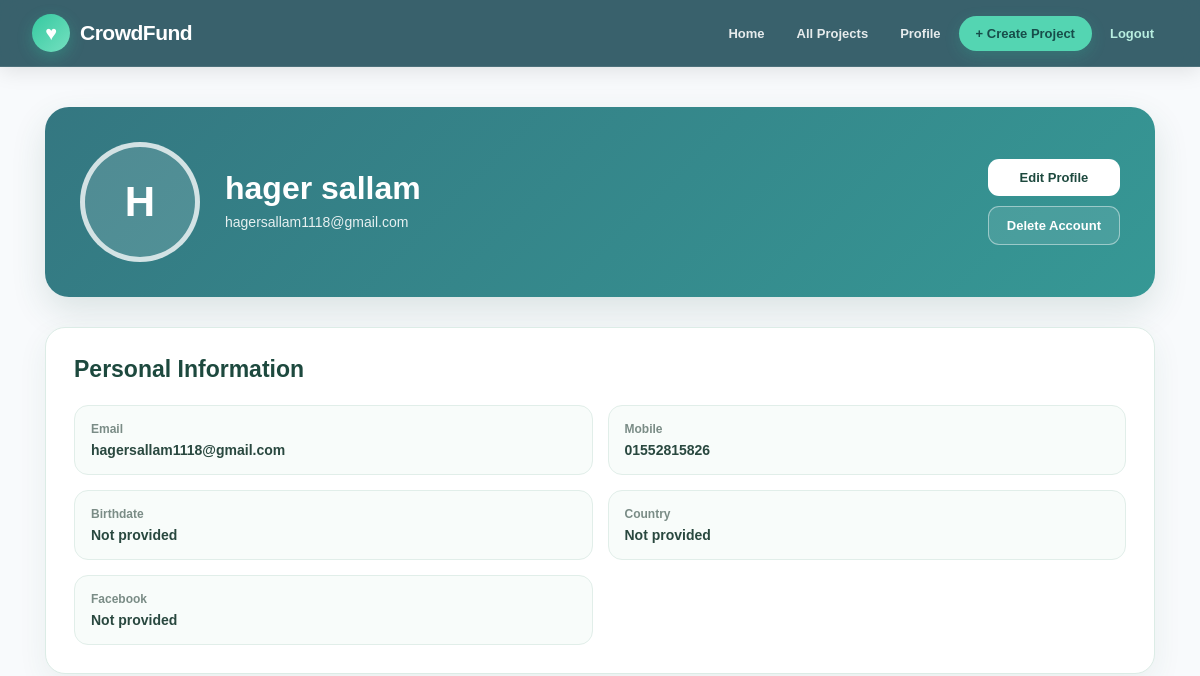
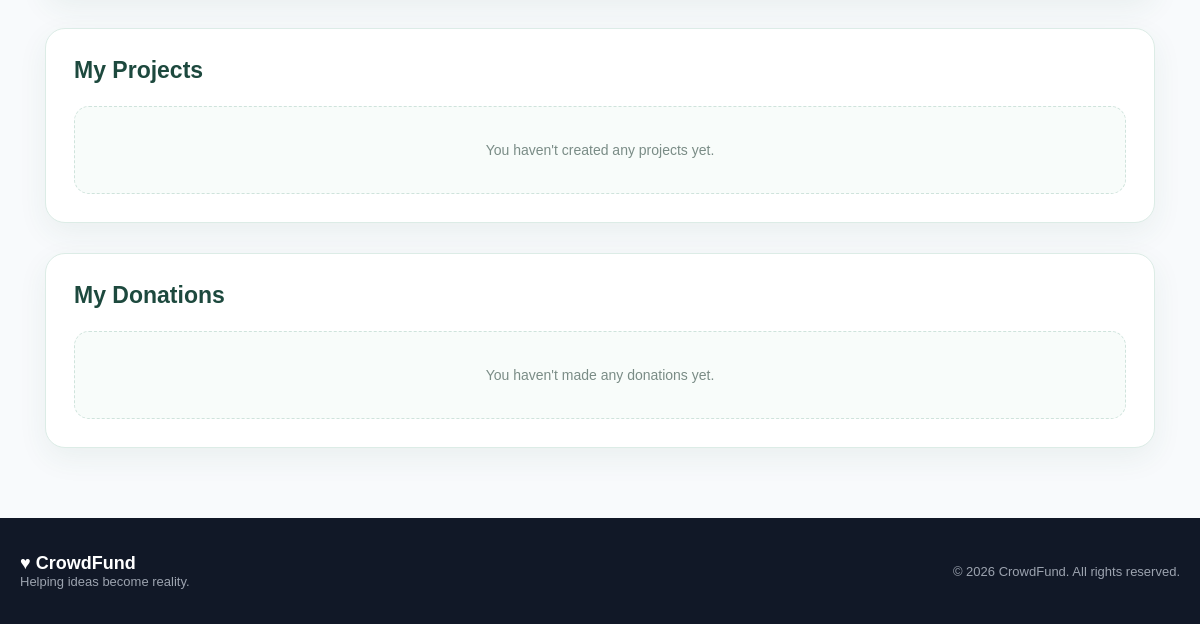
Page /profile/ (signed in) on the earlier database version (2 pictures, top to bottom).
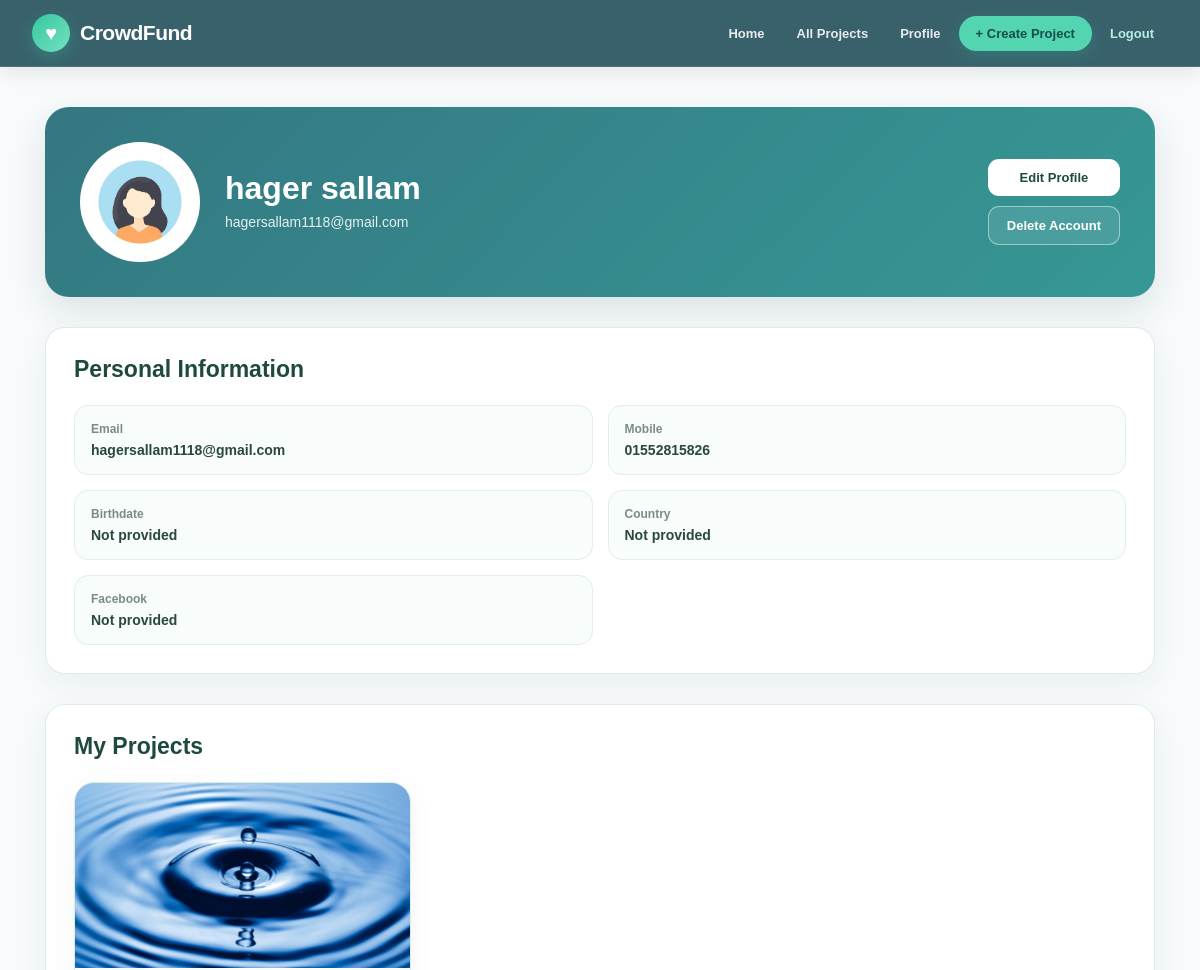
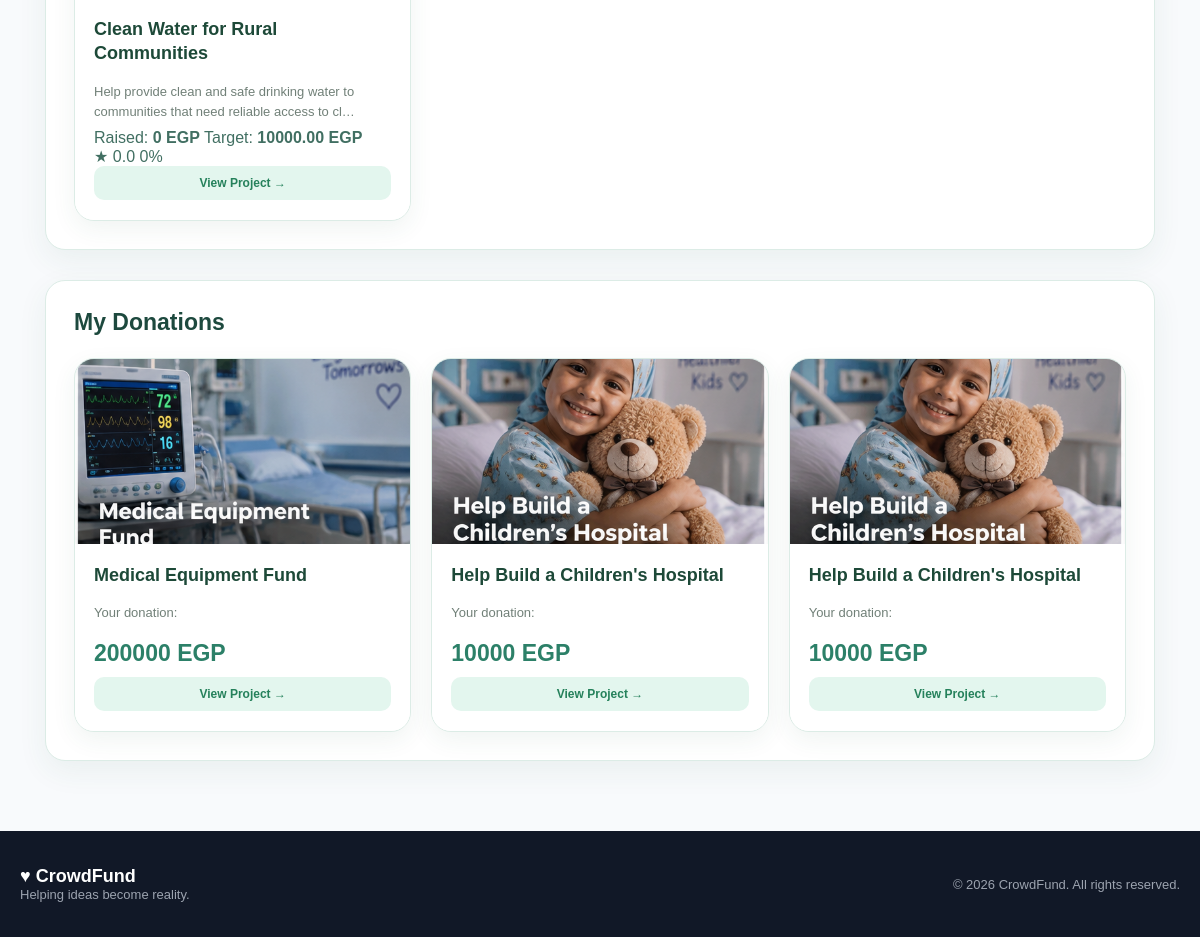
Same page on the later database version (2 pictures, top to bottom).
### accounts/models.py (models this page shows, shortened)
class User(AbstractBaseUser, PermissionsMixin):
    email = models.EmailField(unique=True)
    first_name = models.CharField(max_length=100)
    last_name = models.CharField(max_length=100)
    mobile = models.CharField(max_length=20)
    profile_picture = models.ImageField(upload_to="profiles/", blank=True, null=True)
    birthdate = models.DateField(blank=True, null=True)
    facebook_profile = models.URLField(blank=True)
    country = models.CharField(max_length=100, blank=True)
    is_active = models.BooleanField(default=False)
    is_staff = models.BooleanField(default=False)
    date_joined = models.DateTimeField(auto_now_add=True)
    objects = UserManager()
    USERNAME_FIELD = "email"
    REQUIRED_FIELDS = ["first_name", "last_name", "mobile"]

### projects/models.py (models this page shows, shortened)
class Project(models.Model):
    creator = models.ForeignKey(
        settings.AUTH_USER_MODEL,
        on_delete=models.CASCADE,
        related_name="projects"
    )
    title = models.CharField(max_length=200)
    details = models.TextField()
    category = models.ForeignKey(
        Category,
        on_delete=models.PROTECT,
        related_name="projects"
    )
    target = models.DecimalField(
        max_digits=12,
        decimal_places=2
    )
    tags = models.ManyToManyField(
        Tag,
        related_name="projects",
        blank=True
    )
    start_time = models.DateTimeField()
    end_time = models.DateTimeField()
    created_at = models.DateTimeField(auto_now_add=True)
    is_cancelled = models.BooleanField(default=False)
    featured = models.BooleanField(default=False)
    @property
    def rating(self):
        return self.ratings.aggregate(
            avg=Avg("value")
        )["avg"] or 0

class ProjectImage(models.Model):
    project = models.ForeignKey(
        Project,
        on_delete=models.CASCADE,
        related_name="images"
    )
    image = models.ImageField(
        upload_to="projects/"
    )

class Donation(models.Model):
    project = models.ForeignKey(
        Project,
        on_delete=models.CASCADE,
        related_name="donations"
    )
    donor = models.ForeignKey(
        settings.AUTH_USER_MODEL,
        on_delete=models.CASCADE,
        related_name="donations"
    )
    amount = models.DecimalField(
        max_digits=12,
        decimal_places=2
    )
    created_at = models.DateTimeField(
        auto_now_add=True
    )

### accounts/views.py (the view)
# urls.py: path("profile/", views.profile_view, name="profile"),
@login_required
def profile_view(request):
    my_projects = (
        request.user.projects
        .all()
        .order_by("-created_at")
    )
    my_donations = (
        Donation.objects
        .filter(donor=request.user)
        .select_related("project")
        .order_by("-created_at")
    )
    return render(
        request,
        "accounts/profile.html",
        {
            "user_obj": request.user,
            "my_projects": my_projects,
            "my_donations": my_donations,
        }
    )

### templates/accounts/profile.html (shortened to what this page needs)
{% extends "base.html" %}
{% block content %}
<div class="profile-page">
    <div class="profile-header">
        {% if user_obj.profile_picture %}
            <img
                class="profile-picture"
                src="{{ user_obj.profile_picture.url }}"
                alt="Profile Picture">
        {% else %}
            <div class="profile-placeholder">
                {{ user_obj.first_name|first|upper }}
            </div>
        {% endif %}
        <div>
            <h1>
                {{ user_obj.first_name }}
                {{ user_obj.last_name }}
            </h1>
            <p>{{ user_obj.email }}</p>
        </div>
        <div class="profile-actions">
            <a href="{% url 'profile_edit' %}" class="profile-btn edit-btn">
                Edit Profile
            </a>
            <a href="{% url 'delete_account' %}" class="profile-btn delete-btn">
                Delete Account
            </a>
        </div>
    </div>
    <div class="info-card">
        <h2 class="section-title">
            Personal Information
        </h2>
        <div class="info-grid">
            <div class="info-item">
                <div class="info-label">Email</div>
                <div class="info-value">
                    {{ user_obj.email }}
                </div>
            </div>
            <div class="info-item">
                <div class="info-label">Mobile</div>
                <div class="info-value">
                    {{ user_obj.mobile|default:"Not provided" }}
                </div>
            </div>
            <div class="info-item">
                <div class="info-label">Birthdate</div>
                <div class="info-value">
                    {{ user_obj.birthdate|default:"Not provided" }}
                </div>
            </div>
            <div class="info-item">
                <div class="info-label">Country</div>
                <div class="info-value">
                    {{ user_obj.country|default:"Not provided" }}
                </div>
            </div>
            <div class="info-item">
                <div class="info-label">Facebook</div>
                <div class="info-value">
                    {{ user_obj.facebook_profile|default:"Not provided" }}
                </div>
            </div>
        </div>
    </div>
    <div class="info-card">
        <h2 class="section-title">
            My Projects
        </h2>
        <div class="cards-grid">
          {% for project in my_projects %}
    <div class="project-card">
        {% with first_image=project.images.first %}
            {% if first_image %}
                <img
                    src="{{ first_image.image.url }}"
                    class="project-image"
                    alt="{{ project.title }}">
            {% else %}
                <div class="no-image">
                    CrowdFunding
                </div>
            {% endif %}
        {% endwith %}
        <div class="card-content">
            <h3>{{ project.title }}</h3>
            <p>
                {{ project.details|truncatechars:90 }}
            </p>
            <div class="donation-info">
                <span>
                    Raised:
                    <strong>
                        {{ project.total_donations|default:0 }} EGP
                    </strong>
                </span>
                <span>
                    Target:
                    <strong>
                        {{ project.target }} EGP
                    </strong>
                </span>
            </div>
            <div class="card-bottom">
                <span class="rating">
                    ★ {{ project.rating|default:0|floatformat:1 }}
                </span>
                <span class="progress-percent">
                    {{ project.progress|default:0|floatformat:0 }}%
                </span>
            </div>
            <a
                href="{% url 'project_detail' project.pk %}"
                class="view-link">
                View Project →
            </a>
        </div>
    </div>
{% empty %}
    <div class="empty-box">
        You haven't created any projects yet.
    </div>
{% endfor %}
        </div>
    </div>
    <div class="info-card">
        <h2 class="section-title">
            My Donations
        </h2>
        <div class="cards-grid">
            {% for donation in my_donations %}
<div class="project-card">
    {% with first_image=donation.project.images.first %}
        {% if first_image %}
            <img
                src="{{ first_image.image.url }}"
                class="project-image"
                alt="{{ donation.project.title }}">
        {% else %}
            <div class="no-image">
                CrowdFunding
            </div>
        {% endif %}
    {% endwith %}
    <div class="card-content">
        <h3>
            {{ donation.project.title }}
        </h3>
        <p>
            Your donation:
        </p>
        <div class="donation-amount">
            {{ donation.amount|floatformat:0 }} EGP
        </div>
        <a
            href="{% url 'project_detail' donation.project.pk %}"
            class="view-link">
            View Project →
        </a>
    </div>
</div>
{% empty %}
<div class="empty-box">
    You haven't made any donations yet.
</div>
{% endfor %}
        </div>
    </div>
</div>
{% endblock %}

### templates/base.html (shortened to what this page needs)
<!DOCTYPE html>
<html lang="en">
<head>
</head>
<body>
    <nav class="navbar">
        <div class="nav-container">
            <a href="{% url 'home' %}" class="logo">
                <span class="logo-icon">
                    ♥
                </span>
                CrowdFund
            </a>
            <div class="nav-links">
                <a href="{% url 'home' %}" class="nav-link">
                    Home
                </a>
                <a href="{% url 'project_list' %}" class="nav-link">
                    All Projects
                </a>
                {% if user.is_authenticated %}
                <a href="{% url 'profile' %}" class="nav-link">
                    Profile
                </a>
                <a href="{% url 'project_create' %}" class="nav-link create-btn">
                    + Create Project
                </a>
                <a href="{% url 'logout' %}" class="nav-link logout-link">
                    Logout
                </a>
                {% endif %}
            </div>
        </div>
    </nav>
    <main class="site-main">
        {% block content %}
        {% endblock %}
    </main>
    <footer class="footer">
        <div class="footer-container">
            <div>
                <div class="footer-brand">
                    ♥ CrowdFund
                </div>
                <div class="footer-text">
                    Helping ideas become reality.
                </div>
            </div>
            <div class="footer-text">
                © 2026 CrowdFund. All rights reserved.
            </div>
        </div>
    </footer>
</body>
</html>

### templates/base.html (style rules this page uses)
* { box-sizing: border-box; margin: 0; padding: 0; }
html { scroll-behavior: smooth; }
body { font-family: Arial, Helvetica, sans-serif; background: #f8fafc; color: #1f2937; min-height: 100vh; }
.navbar { background: rgba(30, 76, 88, 0.88); border-bottom: 1px solid rgba(255, 255, 255, 0.10); position: sticky; top: 0; z-index: 1000; box-shadow: 0 4px 20px rgba(0, 0, 0, 0.10); backdrop-filter: blur(12px); }
.nav-container { max-width: 1180px; margin: auto; min-height: 66px; padding: 0 22px; display: flex; align-items: center; justify-content: space-between; gap: 25px; }
.logo { display: flex; align-items: center; gap: 10px; color: #ffffff; text-decoration: none; font-size: 21px; font-weight: 800; letter-spacing: -0.5px; }
.logo-icon { width: 38px; height: 38px; display: flex; align-items: center; justify-content: center; border-radius: 50%; background: linear-gradient(135deg, #35c9a0, #75e0c0); color: white; font-size: 20px; box-shadow: 0 5px 15px rgba(45, 201, 160, 0.30); }
.nav-links { display: flex; align-items: center; gap: 4px; }
.nav-link { color: rgba(255, 255, 255, 0.88); text-decoration: none; font-size: 13px; font-weight: 600; padding: 9px 14px; border-radius: 8px; transition: 0.25s ease; }
.create-btn { background: #54d5b2; color: #174d4a !important; padding: 10px 17px; border-radius: 22px; box-shadow: 0 5px 15px rgba(45, 201, 160, 0.20); }
.logout-link { color: #b8eee0; }
.site-main { min-height: calc(100vh - 150px); }
.footer { background: #111827; color: #d1d5db; margin-top: 60px; padding: 35px 20px; }
.footer-container { max-width: 1180px; margin: auto; display: flex; justify-content: space-between; align-items: center; gap: 20px; }
.footer-brand { color: white; font-size: 18px; font-weight: 800; }
.footer-text { color: #9ca3af; font-size: 13px; }

Differences in the rows shown:
changed User "hager": profile_picture: picture added; first_name|first "H" → (not shown)
added Project: images.first.image (picture), title "Clean Water for Rural Communities", details "Help provide clean and safe drinking water to communities that need reliable access to cl…", total_donations "0", target "10000.00", rating "0.0", progress "0"
added Donation: project.images.first.image (picture), project "Medical Equipment Fund", amount "200000"
added Donation: project.images.first.image (picture), project "Help Build a Children's Hospital", amount "10000"
added Donation: project.images.first.image (picture), project "Help Build a Children's Hospital", amount "10000"
Other differences:
text no longer shown: "You haven't created any projects yet. You haven't made any donations yet."
